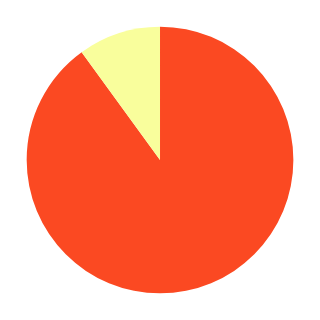

Describe this chart as a Vega-Lite specification.
### Vega specification from a JSON file in a GitHub repository (floating-point values rounded to 4 significant figures)
{"$schema": "https://vega.github.io/schema/vega/v5.json", "description": "A basic pie chart example.", "width": 100, "height": 100, "padding": 10, "autosize": "none", "data": [{"name": "table", "values": [{"name": "female", "value": 90}, {"name": "male", "value": 10}, {"name": "other", "value": 0}], "transform": [{"type": "formula", "expr": "datum.name + ': ' + datum.value + '%'", "as": "label"}, {"type": "pie", "field": "value"}]}], "scales": [{"name": "color", "type": "ordinal", "domain": {"data": "table", "field": "name"}, "range": ["#fb4922", "#f9fe9c", "#1d1d2f"]}], "marks": [{"type": "arc", "from": {"data": "table"}, "encode": {"enter": {"fill": {"scale": "color", "field": "name"}, "x": {"signal": "width / 2"}, "y": {"signal": "height / 2"}, "tooltip": {"field": "label"}}, "update": {"startAngle": {"field": "startAngle"}, "endAngle": {"field": "endAngle"}, "outerRadius": {"signal": "width / 2"}}}}]}
